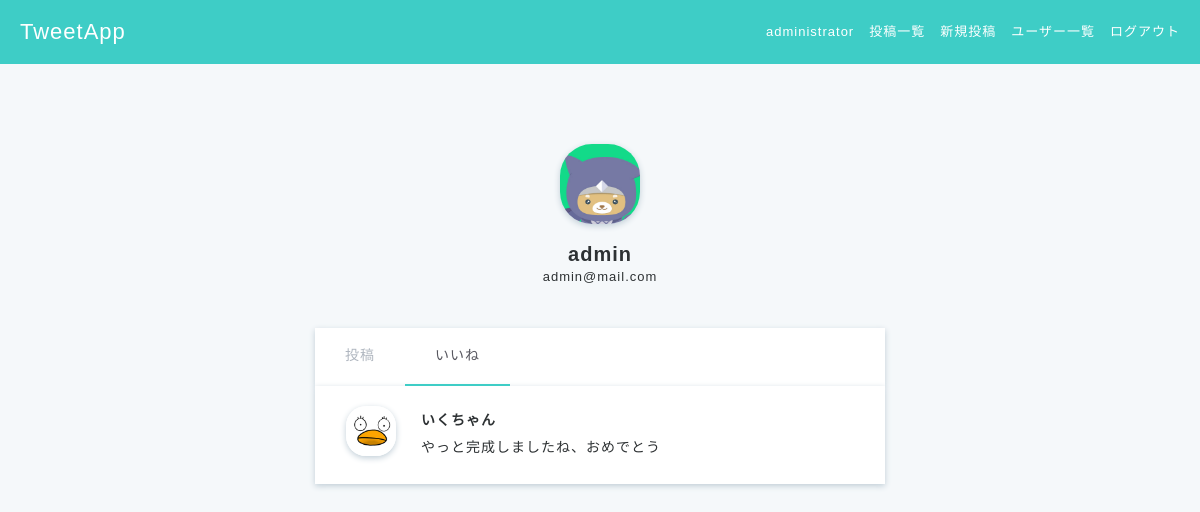
The page /accounts/user_like/9 (signed in) on the database its author committed.
### accounts/models.py (models this page shows, shortened)
class Users(AbstractBaseUser, PermissionsMixin):
    username = models.CharField(max_length=150)
    email = models.EmailField(max_length=255, unique=True)
    is_active = models.BooleanField(default=True)
    is_staff = models.BooleanField(default=False)
    picture = models.FileField(null=True, upload_to='picture/', default='picture/default_user.jpeg')
    USERNAME_FIELD = 'email' # このテーブルのレコードを一意に識別
    REQUIRED_FIELDS = ['username'] # スーパーユーザ作成時に入力する
    objects = UserManager()
    class Meta:
        db_table = 'users'

### post/models.py (models this page shows, shortened)
class Likes(models.Model):
    post = models.ForeignKey('post.Posts', on_delete=models.CASCADE)
    user = models.ForeignKey('accounts.Users', on_delete=models.CASCADE)
    created_at = models.DateTimeField(auto_now_add=True)
    updated_at = models.DateTimeField(auto_now=True)
    class Meta:
        db_table = 'likes'

class Posts(models.Model):
    content = models.CharField('ツイート内容', max_length=140)
    user = models.ForeignKey('accounts.Users', verbose_name='ユーザー',on_delete=models.CASCADE)
    created_at = models.DateTimeField('投稿日', auto_now_add=True)
    updated_at = models.DateTimeField('更新日', auto_now=True)
    class Meta:
        db_table = 'posts'

### accounts/views.py (the view)
# urls.py: path('accounts/user_like/<int:user_id>', views.user_like, name='user_like'),
def user_like(request, user_id):
    if not request.user.is_authenticated:
        messages.warning(request, 'ログインが必要です')
        return redirect('accounts:user_login')
    else:
        user = get_object_or_404(Users, id=user_id)
        likes = Likes.objects.filter(
            user_id=user.id).order_by('-created_at')
        return render(request, 'accounts/user_like.html', context={
            'user': user, 'likes': likes
        })

### templates/accounts/user_like.html (shortened to what this page needs)
{% extends 'base.html' %}
{% block content %}
<div class="main user-show">
  <div class="container">
    <div class="user">
      <img src="{{ user.picture.url }}">
      <h2>{{ user.username }}</h2>
      <p>{{ user.email }}</p>
    </div>
    <ul class="user-tabs">
      <li><a href="{% url 'accounts:user_detail' user_id=user.id %}">投稿</a></li>
      <li class="active"><a href="{% url 'accounts:user_like' user_id=user.id %}">いいね</a></li>
    </ul>
    {% for like in likes %}
      <div class="posts-index-item">
        <div class="post-left">
          <img src="{{ like.post.user.picture.url }}">
        </div>
        <div class="post-right">
          <div class="post-user-name">
            <a href="{% url 'accounts:user_detail' user_id=like.post.user.id %}">{{ like.post.user.username }}</a>
          </div>
          <a href="{% url 'post:post_detail' post_id=like.post.id %}">{{ like.post.content }}</a>
        </div>
      </div>
    {% endfor %}
  </div>
</div>
{% endblock content %}

### templates/base.html (shortened to what this page needs)
{% load static %}
<!DOCTYPE html>
<html lang="ja">
  <head>
    <link rel="stylesheet" href="{% static 'css/style.css' %}"/>
    <link rel="stylesheet" href="https://maxcdn.bootstrapcdn.com/font-awesome/4.7.0/css/font-awesome.min.css"/>
  </head>
  <body>
    <header>
      <div class="header-logo">
        {% if user.is_authenticated %}
        <a href="{% url 'post:posts_index' %}">TweetApp</a>
        {% else %}
        <a href="{% url 'accounts:top' %}">TweetApp</a>
        {% endif %}
      </div>
      <ul class="header-menus">
        {% if user.is_authenticated %}
        <li>
          <a href="{% url 'accounts:user_detail' user_id=request.user.id %}">{{ request.user.username }}</a>
        </li>
        <li>
          <a href="{% url 'post:posts_index' %}">投稿一覧</a>
        </li>
        <li>
          <a href="{% url 'post:create_post' %}">新規投稿</a>
        </li>
        <li>
          <a href="{% url 'accounts:users_index' %}">ユーザー一覧</a>
        </li>
        <li>
          <a href="{% url 'accounts:user_logout' %}">ログアウト</a>
        </li>
        {% endif %}
      </ul>
    </header>
    {% block content %}{% endblock content %}
  </body>
</html>

### static/css/style.css (style rules this page uses)
* { box-sizing: border-box; }
html { font: 100%/1.5 'Avenir Next', 'Hiragino Sans', sans-serif; line-height: 1.7; letter-spacing: 1px; }
ul, li { list-style-type: none; padding: 0; margin: 0; }
a { text-decoration: none; color: #2d3133; font-size: 14px; }
h1, h2, h3, h4, h5, h6, p { margin: 0; }
body { color: #2d3133; background-color: #3ecdc6; margin: 0; min-height: 1vh; }
.main { position: absolute; top: 64px; width: 100%; height: auto; min-height: 100%; background-color: #f5f8fa; }
.container { max-width: 600px; margin: 60px auto; padding-left: 15px; padding-right: 15px; clear: both; }
header { height: 64px; position: absolute; z-index: 1; width: 100%; }
.header-logo { float: left; padding-left: 20px; color: white; font-size: 22px; line-height: 64px; }
.header-logo a { color: white; font-size: 22px; }
.header-menus { float: right; padding-right: 20px; }
.header-menus li { float: left; line-height: 64px; font-size: 13px; color: white; padding-left: 15px; }
.header-menus a { float: left; font-size: 13px; color: white; }
.posts-index-item { padding: 20px 30px; background-color: white; overflow: hidden; box-shadow: 0 2px 6px #c1ced7; }
.post-left img { width: 50px; height: 50px; border-radius: 40%; box-shadow: 0 2px 6px #c1ced7; object-fit: cover; }
.post-user-name a { font-weight: 600; }
.post-left { float: left; width: 10%; }
.post-right { float: left; width: 90%; padding-left: 25px; text-align: left; }
.user-show { text-align: center; }
.user { margin-bottom: 20px; }
.user img { width: 80px; height: 80px; border-radius: 40%; box-shadow: 0 2px 6px #c1ced7; margin: 20px 0 10px; object-fit: cover; }
.user h2 { font-size: 20px; font-weight: 600; line-height: 1.2; }
.user p { font-size: 13px; margin-bottom: 15px; }
.user-tabs { margin-top: 40px; background-color: white; overflow: hidden; box-shadow: 0 2px 6px #c1ced7; }
.user-tabs li { float: left; }
.user-tabs li.active { border-bottom: 2px solid #3ecdc6; }
.user-tabs li.active a { color: #57575f; }
.user-tabs a { display: inline-block; padding: 16px 30px; color: #afb6bf; }

### rows shown on the page
Users: user.username "administrator"
Users: picture (placeholder picture), username "admin", email "admin@mail.com"
Likes: post.user.picture (picture), post.user.username "いくちゃん", post.content "やっと完成しましたね、おめでとう"
